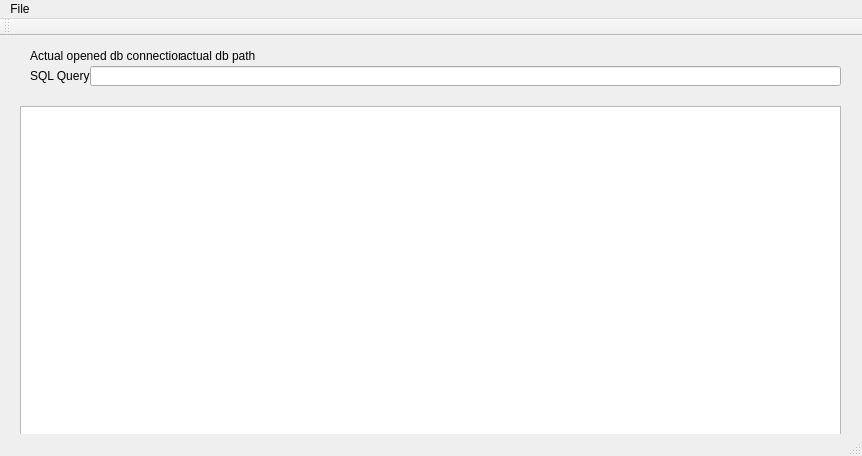
<?xml version="1.0" encoding="UTF-8"?>
<ui version="4.0">
 <class>MainWindow</class>
 <widget class="QMainWindow" name="MainWindow">
  <property name="geometry">
   <rect>
    <x>0</x>
    <y>0</y>
    <width>862</width>
    <height>456</height>
   </rect>
  </property>
  <property name="windowTitle">
   <string>Sherly SQLviewer</string>
  </property>
  <widget class="QWidget" name="centralWidget">
   <widget class="QTableView" name="tableView">
    <property name="geometry">
     <rect>
      <x>20</x>
      <y>70</y>
      <width>821</width>
      <height>331</height>
     </rect>
    </property>
   </widget>
   <widget class="QLabel" name="staticSQLquery">
    <property name="geometry">
     <rect>
      <x>30</x>
      <y>30</y>
      <width>61</width>
      <height>20</height>
     </rect>
    </property>
    <property name="text">
     <string>SQL Query:</string>
    </property>
   </widget>
   <widget class="QLineEdit" name="editSqlQuery">
    <property name="geometry">
     <rect>
      <x>90</x>
      <y>30</y>
      <width>751</width>
      <height>20</height>
     </rect>
    </property>
   </widget>
   <widget class="QLabel" name="staticActualOpenDb">
    <property name="geometry">
     <rect>
      <x>30</x>
      <y>10</y>
      <width>151</width>
      <height>20</height>
     </rect>
    </property>
    <property name="text">
     <string>Actual opened db connection:</string>
    </property>
   </widget>
   <widget class="QLabel" name="actualDbPath">
    <property name="geometry">
     <rect>
      <x>180</x>
      <y>10</y>
      <width>661</width>
      <height>20</height>
     </rect>
    </property>
    <property name="text">
     <string>actual db path</string>
    </property>
   </widget>
  </widget>
  <widget class="QMenuBar" name="menuBar">
   <property name="geometry">
    <rect>
     <x>0</x>
     <y>0</y>
     <width>862</width>
     <height>21</height>
    </rect>
   </property>
   <widget class="QMenu" name="menuFile">
    <property name="title">
     <string>File</string>
    </property>
    <addaction name="actionOpen"/>
    <addaction name="separator"/>
    <addaction name="actionExit"/>
   </widget>
   <addaction name="menuFile"/>
  </widget>
  <widget class="QToolBar" name="mainToolBar">
   <attribute name="toolBarArea">
    <enum>TopToolBarArea</enum>
   </attribute>
   <attribute name="toolBarBreak">
    <bool>false</bool>
   </attribute>
  </widget>
  <widget class="QStatusBar" name="statusBar"/>
  <action name="actionOpen">
   <property name="text">
    <string>Open</string>
   </property>
  </action>
  <action name="actionExit">
   <property name="text">
    <string>Exit</string>
   </property>
  </action>
 </widget>
 <layoutdefault spacing="6" margin="11"/>
 <resources/>
 <connections/>
</ui>
